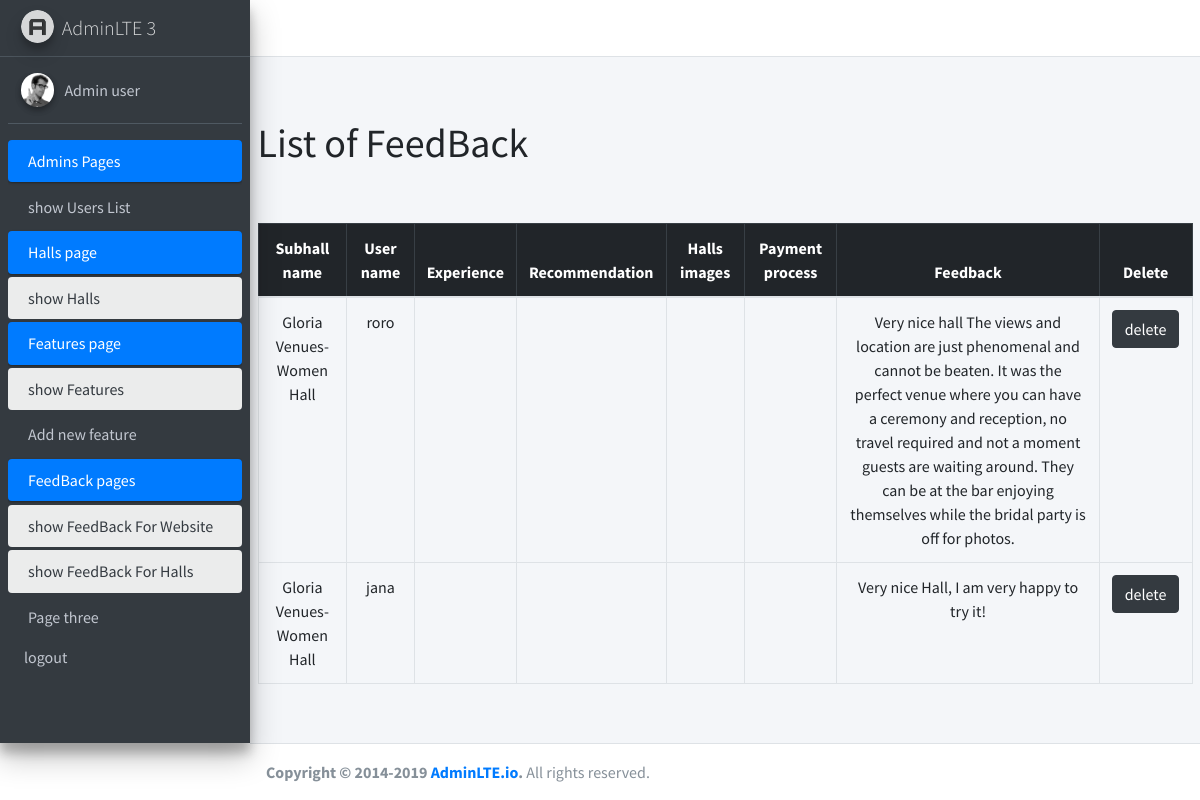
Page /admin/showfeedbacksubhallAdmin.php on the earlier database version.
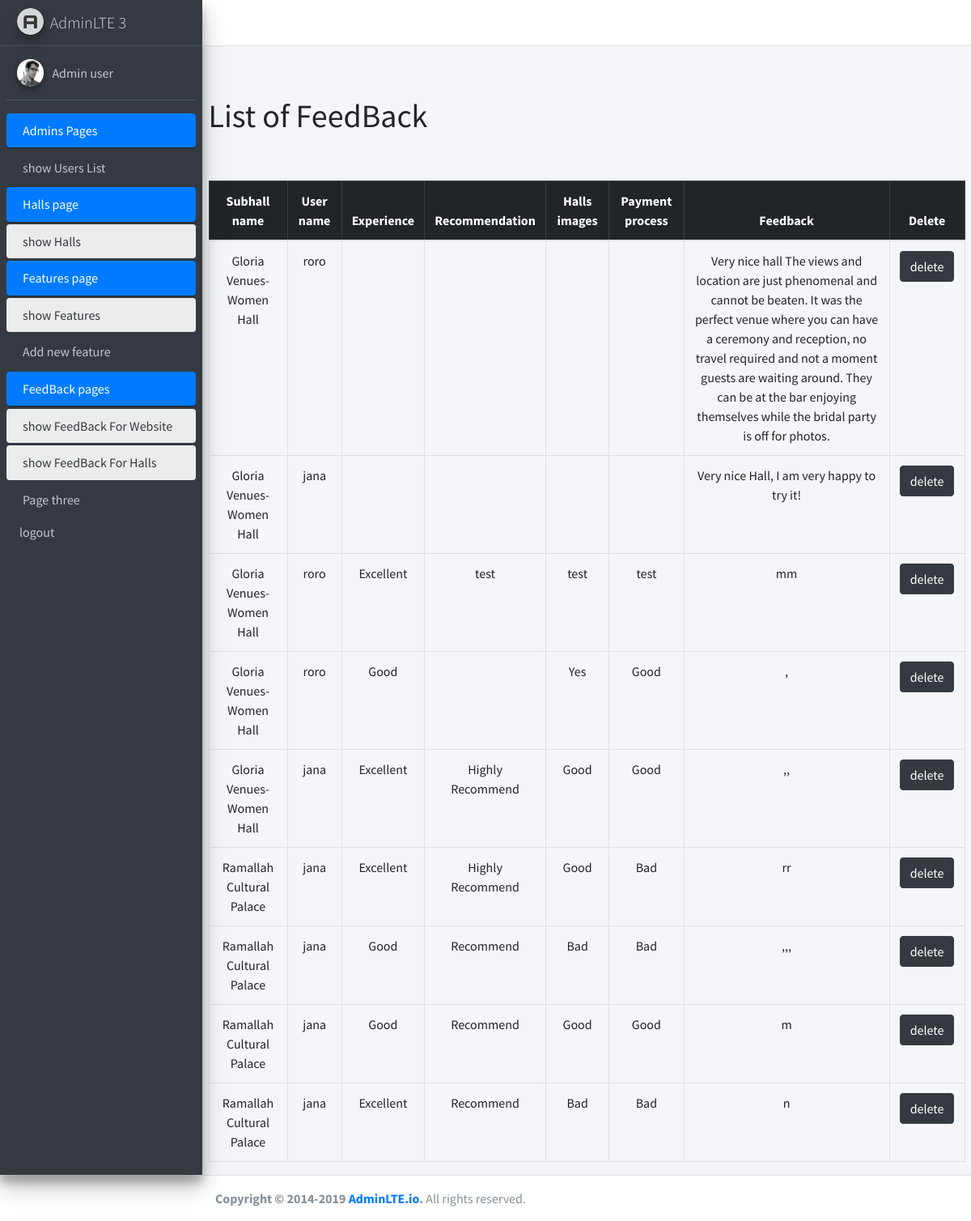
Same page on the later database version.
### tables this page shows
CREATE TABLE `feedback_subhall` (
  `id` int NOT NULL,
  `experience` varchar(200) NOT NULL,
  `Recommendation` varchar(200) NOT NULL,
  `halls_images_useful` varchar(200) NOT NULL,
  `payment_process` varchar(200) NOT NULL,
  `feedback` varchar(500) NOT NULL,
  `user_id` int NOT NULL,
  `hall_id` int NOT NULL
);

CREATE TABLE `subhalls` (
  `id` int NOT NULL,
  `name` varchar(200) NOT NULL,
  `type` int NOT NULL,
  `number_of_guests` int NOT NULL,
  `price` float NOT NULL,
  `hall_describtion` varchar(500) NOT NULL,
  `services` varchar(500) NOT NULL,
  `image_view` varchar(300) NOT NULL,
  `hall_id` int NOT NULL,
  `num_of_reservation` int NOT NULL DEFAULT '0'
);

CREATE TABLE `users` (
  `id` int NOT NULL,
  `name` varchar(200) NOT NULL,
  `password` varchar(200) NOT NULL,
  `email` varchar(200) NOT NULL,
  `type` enum('user','owner') NOT NULL DEFAULT 'user',
  `status` tinyint(1) NOT NULL DEFAULT '1',
  `created_at` datetime NOT NULL DEFAULT CURRENT_TIMESTAMP
);

### admin/showfeedbacksubhallAdmin.php (the view, shortened to what this page needs)
<?php session_start();
require("handlers/db.php");
$sql1="SELECT feedback_subhall.id ,users.name as uname, subhalls.name,
feedback_subhall.experience,
feedback_subhall.Recommendation,
feedback_subhall.halls_images_useful,
feedback_subhall.payment_process,
feedback_subhall.feedback
FROM feedback_subhall
JOIN users ON feedback_subhall.user_id = users.id
JOIN subhalls ON feedback_subhall.hall_id = subhalls.id
;
";
$sqlResult=mysqli_query($conn,$sql1);
$feedbackData=mysqli_fetch_all($sqlResult);
$sql="SELECT * FROM feedback_subhall";
$query=mysqli_query($conn,$sql);
if(mysqli_num_rows($query)>0){
$feedback=mysqli_fetch_all($query,MYSQLI_ASSOC);
}
require("inc/header.php");
?>
<main role="main" class="flex-shrink-0 ">
        <div class="container">
        <br>
            <h1>List of FeedBack</h1>
            <br>
        <br>
            <table class="table table-bordered text-center justify-content-start">
                <thead  class="table-dark">
                    <tr>
                    <th scope="col">Subhall name</th>
                    <th scope="col">User name</th>
                    <th >Experience</th>
                    <th>Recommendation</th>
                    <th >Halls images </th>
                    <th >Payment process</th>
                    <th >Feedback</th>
                    <th scope="col">Delete</th>
                    </tr>
                </thead>
                <tbody>
<?php
if(isset($feedback)){
foreach($feedbackData as $index=>$feedback){?>
    <tr>
    <td><?=$feedback[2];?></td>
    <td><?=$feedback[1];?></td>
    <td><?=$feedback[3];?></td>
    <td><?=$feedback[4];?></td>
    <td><?=$feedback[5];?></td>
    <td><?=$feedback[6];?></td>
    <td><?=$feedback[7];?></td>
   <td><a href="handlers/deletefeedbacksub.php?feedbackId=<?= $feedback[0];?>"class="btn btn-dark">delete</a></td>
    </tr>
<?php }
}
else{?>
  <tr>
    <td colspan="6" class="text-center">No Feedback Added</td>
  </tr>
  <?php
} ?>
                </tbody>
            </table>
        </div>
    </main>
  <?php
require("inc/footer.php");
?>

### admin/inc/header.php (shortened to what this page needs)
<!DOCTYPE html>
<html lang="en">
<head>
  <link rel="stylesheet" href="assets/css/fontawesome.all.css">
  <link rel="stylesheet" href="assets/css/adminlte.css">
</head>
<body class="hold-transition sidebar-mini">
<div class="wrapper">
  <nav class="main-header navbar navbar-expand navbar-white navbar-light">
    <ul class="navbar-nav">
      <li class="nav-item">
        <a class="nav-link" data-widget="pushmenu" href="#" role="button"><i class="fas fa-bars"></i></a>
      </li>
    </ul>
  </nav>
  <aside class="main-sidebar sidebar-dark-primary elevation-4">
    <a href="#" class="brand-link">
      <img src="assets/img/logo.png" alt="AdminLTE Logo" class="brand-image img-circle elevation-3"
           style="opacity: .8">
      <span class="brand-text font-weight-light">AdminLTE 3</span>
    </a>
    <div class="sidebar">
      <div class="user-panel mt-3 pb-3 mb-3 d-flex">
        <div class="image">
          <img src="assets/img/user-profile.jpg" class="img-circle elevation-2" alt="User Image">
        </div>
        <div class="info">
          <a href="#" class="d-block">Admin user</a>
        </div>
      </div>
      <nav class="mt-2">
        <ul class="nav nav-pills nav-sidebar flex-column" data-widget="treeview" role="menu" data-accordion="false">
               <?php if( ($_SESSION['usertype'] != 'owner') ){?>
          <li class="nav-item has-treeview menu-open">
            <a href="#" class="nav-link active">
              <p>
                Admins Pages
              </p>
            </a>
            <ul class="nav nav-treeview">
              <li class="nav-item">
                <a href="showusers.php" class="nav-link ">
                  <p>show Users List</p>
                </a>
              </li>
            </ul>
          </li>
          <li class="nav-item has-treeview menu-open">
            <a href="#" class="nav-link active">
              <p>
                Halls page
              </p>
            </a>
            <ul class="nav nav-treeview">
              <li class="nav-item">
                <a href="showhalls.php" class="nav-link active ">
                  <p>show Halls</p>
                </a>
              </li>
            </ul>
          </li>
          <?php }?>
          <?php if( ($_SESSION['usertype'] != 'owner') ){?>
          <li class="nav-item has-treeview menu-open">
            <a href="#" class="nav-link active">
              <p>
                Features page
              </p>
            </a>
            <ul class="nav nav-treeview">
              <li class="nav-item">
                <a href="showfeatures.php" class="nav-link active ">
                  <p>show Features</p>
                </a>
              </li>
              <li class="nav-item">
                <a href="createfeature.php" class="nav-link ">
                  <p>Add new feature</p>
                </a>
              </li>
            </ul>
          </li>
          <?php }?>
          <?php if( ($_SESSION['usertype']!= 'owner') ){?>
          <li class="nav-item has-treeview menu-open">
            <a href="#" class="nav-link active">
              <p>
                FeedBack pages
              </p>
            </a>
            <ul class="nav nav-treeview">
              <li class="nav-item">
                <a href="ShowFeedBack.php" class="nav-link active ">
                  <p>show FeedBack For Website</p>
                </a>
              </li>
              <li class="nav-item">
                <a href="showfeedbacksubhallAdmin.php" class="nav-link active ">
                  <p>show FeedBack For Halls</p>
                </a>
              </li>
            </ul>
          </li>
          <li class="nav-item">
            <a href="#" class="nav-link">
              <p>
                Page three
              </p>
            </a>
          </li>
          <?php }?>
        </ul>
      </nav>
      <?php if( ($_SESSION['usertype']!= 'owner') ){?>
      <div class="float-left d-none d-sm-inline">
    <a class="dropdown-item" href="../admin/handlers/logout.php">logout</a>
    </div>
    <?php }else{?>
      <div class="float-left d-none d-sm-inline">
    <a class="dropdown-item" href="../admin/handlers/logout.php">Back to Home</a>
    </div>
    <?php }?>
    </div>
  </aside>
  <div class="content-wrapper">
    <div class="content-header">
    </div>

### admin/inc/footer.php (shortened to what this page needs)
</div>
      </div>
  <footer class="main-footer">
    <strong>Copyright &copy; 2014-2019 <a href="https://adminlte.io">AdminLTE.io</a>.</strong> All rights reserved.
  </footer>
</body>
</html>

Differences in the rows shown:
added feedback_subhall: subhalls.name "Gloria Venues-Women Hall", user.name "roro", experience "Excellent", Recommendation "test", halls_images_useful "test", payment_process "test", feedback "mm"
added feedback_subhall: subhalls.name "Gloria Venues-Women Hall", user.name "roro", experience "Good", halls_images_useful "Yes", payment_process "Good", feedback ","
added feedback_subhall: subhalls.name "Gloria Venues-Women Hall", user.name "jana", experience "Excellent", Recommendation "Highly Recommend", halls_images_useful "Good", payment_process "Good", feedback ",,"
added feedback_subhall: subhalls.name "Ramallah Cultural Palace", user.name "jana", experience "Excellent", Recommendation "Highly Recommend", halls_images_useful "Good", payment_process "Bad", feedback "rr"
added feedback_subhall: subhalls.name "Ramallah Cultural Palace", user.name "jana", experience "Good", Recommendation "Recommend", halls_images_useful "Bad", payment_process "Bad", feedback ",,,"
added feedback_subhall: subhalls.name "Ramallah Cultural Palace", user.name "jana", experience "Good", Recommendation "Recommend", halls_images_useful "Good", payment_process "Good", feedback "m"
added feedback_subhall: subhalls.name "Ramallah Cultural Palace", user.name "jana", experience "Excellent", Recommendation "Recommend", halls_images_useful "Bad", payment_process "Bad", feedback "n"
